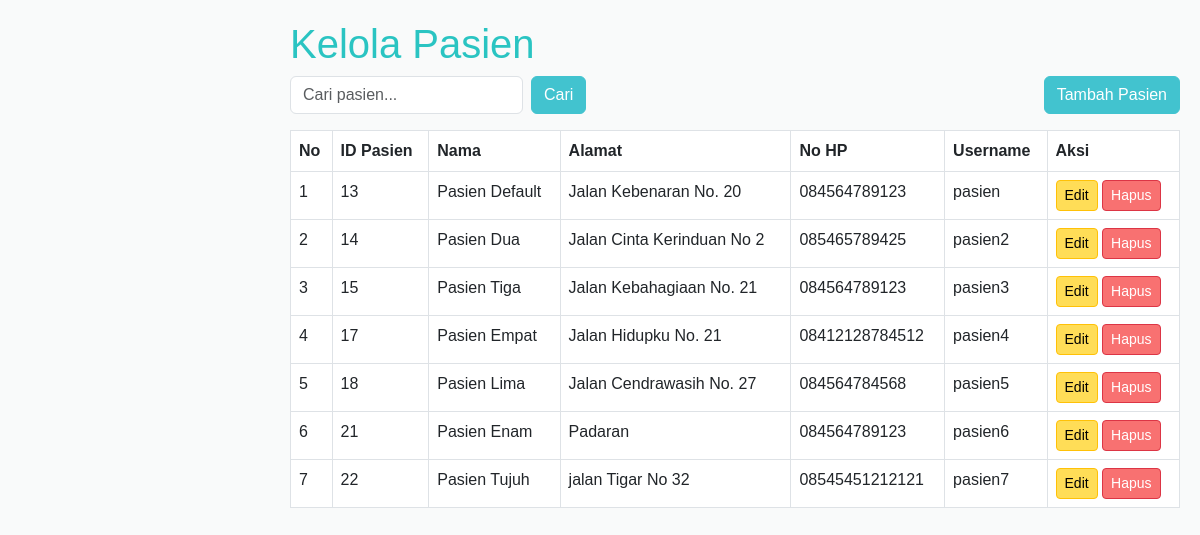
Screenshot of /admin/sampah/kelola_pasien_tanpanavbar.php (signed in) with the database file from the repository.
### tables this page shows
CREATE TABLE `pasien` (
  `id` int(11) NOT NULL,
  `nama` varchar(150) NOT NULL,
  `alamat` varchar(255) NOT NULL,
  `no_ktp` varchar(16) NOT NULL,
  `no_hp` varchar(15) NOT NULL,
  `no_rm` char(10) NOT NULL,
  `username` varchar(30) NOT NULL,
  `password` varchar(255) NOT NULL
);

### admin/sampah/kelola_pasien_tanpanavbar.php (the view, shortened to what this page needs)
<?php
include '../includes/db.php';
$search = isset($_GET['search']) ? $_GET['search'] : '';
$pasienList = $conn->query("SELECT * FROM pasien WHERE nama LIKE '%$search%'");
?>
<!DOCTYPE html>
<html lang="en">
<head>
    <link href="https://cdn.jsdelivr.net/npm/bootstrap@5.3.0-alpha1/dist/css/bootstrap.min.css" rel="stylesheet">
</head>
<body>
    <div class="content">
        <h1>Kelola Pasien</h1>
        <div class="d-flex justify-content-between align-items-center mb-3">
            <form method="GET" class="d-flex">
                <input type="text" name="search" class="form-control me-2" placeholder="Cari pasien..." value="<?= htmlspecialchars($search) ?>">
                <button type="submit" class="btn btn-primary">Cari</button>
            </form>
            <button class="btn btn-primary" data-bs-toggle="modal" data-bs-target="#addPatientModal">Tambah Pasien</button>
        </div>
        <table class="table table-bordered">
            <thead>
                <tr>
                    <th>No</th>
                    <th>ID Pasien</th>
                    <th>Nama</th>
                    <th>Alamat</th>
                    <th>No HP</th>
                    <th>Username</th>
                    <th>Aksi</th>
                </tr>
            </thead>
            <tbody>
                <?php
                $no = 1;
                while ($row = $pasienList->fetch_assoc()): ?>
                    <tr>
                        <td><?= $no++ ?></td>
                        <td><?= $row['id'] ?></td>
                        <td><?= $row['nama'] ?></td>
                        <td><?= $row['alamat'] ?></td>
                        <td><?= $row['no_hp'] ?></td>
                        <td><?= $row['username'] ?></td>
                        <td>
                            <button class="btn btn-warning btn-sm" data-bs-toggle="modal" data-bs-target="#editPatientModal<?= $row['id'] ?>">Edit</button>
                            <form method="POST" style="display:inline-block;">
                                <button type="submit" name="delete" class="btn btn-danger btn-sm">Hapus</button>
                            </form>
                        </td>
                    </tr>
                <?php endwhile; ?>
            </tbody>
        </table>
    </div>
</body>
</html>

### admin/sampah/kelola_pasien_tanpanavbar.php (style rules this page uses)
:root { --main-bg-color: #f9fafa; --sidebar-bg-color: #ffffff; --text-color: #2ac4c2; }
body { font-family: Arial, sans-serif; margin: 0; padding: 0; background-color: var(--main-bg-color); }
.content { margin-left: 270px; padding: 20px; }
h1 { color: var(--text-color); }
.btn-primary { background-color: #42c3cf; border-color: #42c3cf; }
.btn-warning { background-color: #ffdd57; }
.btn-danger { background-color: #f87171; }
table thead { background-color: #42c3cf; color: #fff; }

### rows the page displays
pasien: id "13", nama "Pasien Default", alamat "Jalan Kebenaran No. 20", no_hp "084564789123", username "pasien"
pasien: id "14", nama "Pasien Dua", alamat "Jalan Cinta Kerinduan No 2", no_hp "085465789425", username "pasien2"
pasien: id "15", nama "Pasien Tiga", alamat "Jalan Kebahagiaan No. 21", no_hp "084564789123", username "pasien3"
pasien: id "17", nama "Pasien Empat", alamat "Jalan Hidupku No. 21", no_hp "08412128784512", username "pasien4"
pasien: id "18", nama "Pasien Lima", alamat "Jalan Cendrawasih No. 27", no_hp "084564784568", username "pasien5"
pasien: id "21", nama "Pasien Enam", alamat "Padaran", no_hp "084564789123", username "pasien6"
pasien: id "22", nama "Pasien Tujuh", alamat "jalan Tigar No 32", no_hp "08545451212121", username "pasien7"
